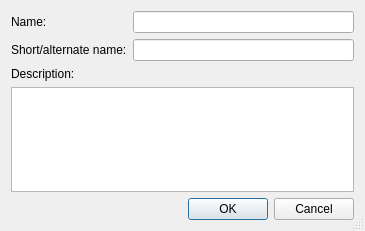
<?xml version="1.0" encoding="UTF-8"?>
<ui version="4.0">
 <class>assetPropertiesDlg</class>
 <widget class="QDialog" name="assetPropertiesDlg">
  <property name="geometry">
   <rect>
    <x>0</x>
    <y>0</y>
    <width>365</width>
    <height>231</height>
   </rect>
  </property>
  <property name="windowTitle">
   <string>Asset Summary</string>
  </property>
  <property name="windowIcon">
   <iconset>
    <normaloff>../logo.png</normaloff>../logo.png</iconset>
  </property>
  <property name="sizeGripEnabled">
   <bool>true</bool>
  </property>
  <layout class="QVBoxLayout" name="verticalLayout">
   <item>
    <layout class="QGridLayout" name="gridLayout">
     <item row="0" column="0">
      <widget class="QLabel" name="label">
       <property name="text">
        <string>Name:</string>
       </property>
      </widget>
     </item>
     <item row="0" column="1">
      <widget class="QLineEdit" name="nameBox">
       <property name="minimumSize">
        <size>
         <width>192</width>
         <height>0</height>
        </size>
       </property>
      </widget>
     </item>
     <item row="1" column="0">
      <widget class="QLabel" name="label_2">
       <property name="text">
        <string>Short/alternate name:</string>
       </property>
      </widget>
     </item>
     <item row="1" column="1">
      <widget class="QLineEdit" name="shortNameBox">
       <property name="minimumSize">
        <size>
         <width>192</width>
         <height>0</height>
        </size>
       </property>
      </widget>
     </item>
    </layout>
   </item>
   <item>
    <widget class="QLabel" name="label_3">
     <property name="text">
      <string>Description:</string>
     </property>
     <property name="alignment">
      <set>Qt::AlignLeading|Qt::AlignLeft|Qt::AlignTop</set>
     </property>
    </widget>
   </item>
   <item>
    <widget class="QPlainTextEdit" name="descriptionBox"/>
   </item>
   <item>
    <widget class="QDialogButtonBox" name="buttonBox">
     <property name="orientation">
      <enum>Qt::Horizontal</enum>
     </property>
     <property name="standardButtons">
      <set>QDialogButtonBox::Cancel|QDialogButtonBox::Ok</set>
     </property>
    </widget>
   </item>
  </layout>
 </widget>
 <resources/>
 <connections>
  <connection>
   <sender>buttonBox</sender>
   <signal>accepted()</signal>
   <receiver>assetPropertiesDlg</receiver>
   <slot>accept()</slot>
   <hints>
    <hint type="sourcelabel">
     <x>248</x>
     <y>254</y>
    </hint>
    <hint type="destinationlabel">
     <x>157</x>
     <y>274</y>
    </hint>
   </hints>
  </connection>
  <connection>
   <sender>buttonBox</sender>
   <signal>rejected()</signal>
   <receiver>assetPropertiesDlg</receiver>
   <slot>reject()</slot>
   <hints>
    <hint type="sourcelabel">
     <x>316</x>
     <y>260</y>
    </hint>
    <hint type="destinationlabel">
     <x>286</x>
     <y>274</y>
    </hint>
   </hints>
  </connection>
 </connections>
</ui>
